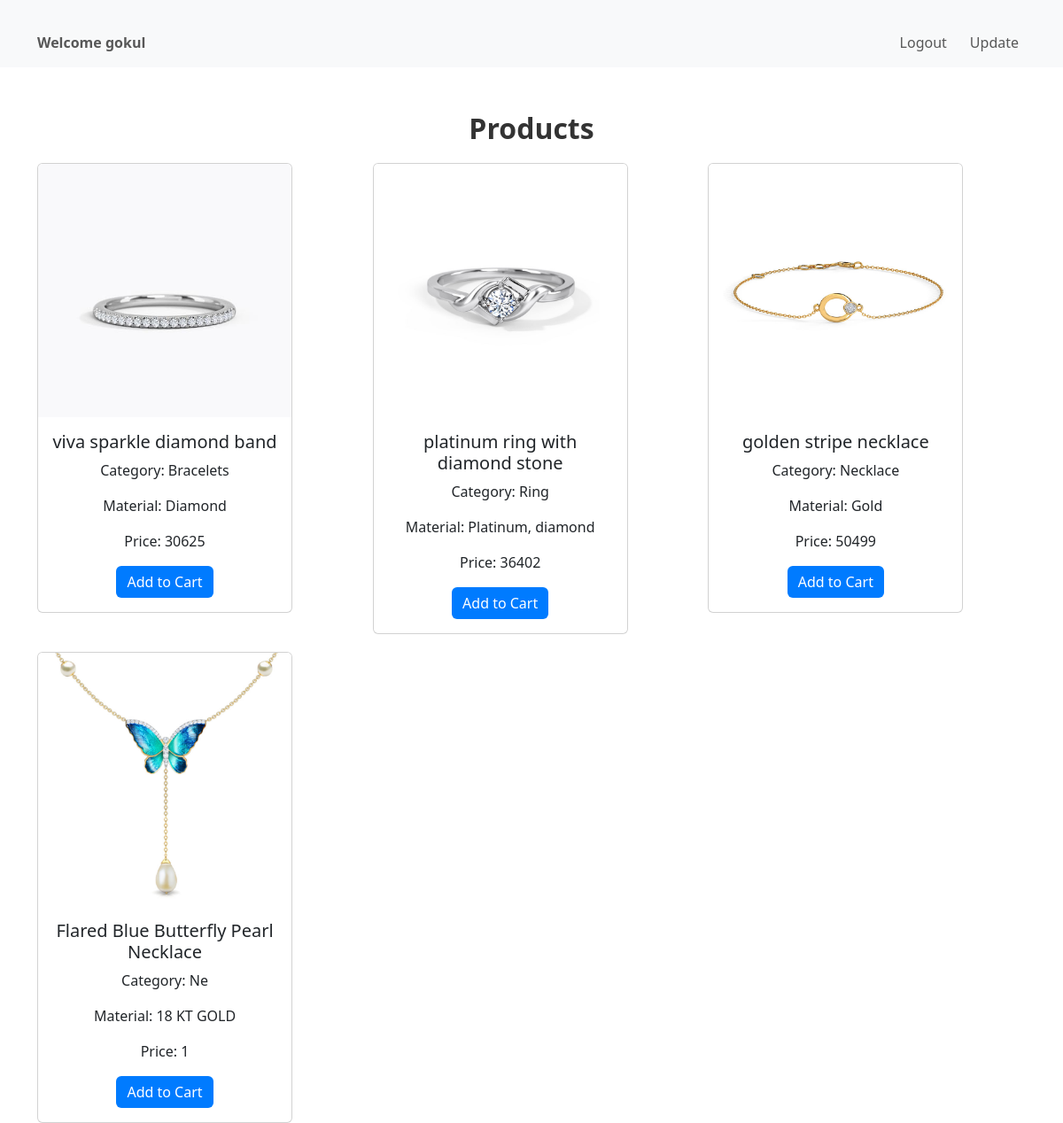
Screenshot of /cust_dashboard/ (signed in) with the database file from the repository.
### jewelleryapp/models.py (models this page shows, shortened)
class products(models.Model):
    product_name = models.CharField(max_length=50)
    price = models.IntegerField()
    material = models.CharField(max_length=20)
    category = models.CharField(max_length=20)
    image = models.ImageField(upload_to='images/',blank=True)

### jewelleryapp/views.py (the view)
# urls.py: path('cust_dashboard/', views.cust_dashboard, name='cust_dashboard'),
def cust_dashboard(request):
    id=request.session['id']
    username= request.session['username']
    productsview = products.objects.all()
    return render(request,'cust_dashboard.html',{'id':id,'username':username,'productsview':productsview})

### templates/cust_dashboard.html (shortened to what this page needs)
<!DOCTYPE html>
<html lang="en">
<head>
    <link href="https://cdn.jsdelivr.net/npm/bootstrap@5.3.0-alpha1/dist/css/bootstrap.min.css" rel="stylesheet">
</head>
<body>
    <nav class="navbar navbar-expand-lg navbar-light bg-light">
        <div class="container">
            <div class="navbar-text">Welcome {{ username }}</div>
            <div class="collapse navbar-collapse" id="navbarNav">
                <ul class="navbar-nav ms-auto">
                    <li class="nav-item">
                        <a class="nav-link" href="/cust_logout/">Logout</a>
                    </li>
                    <li class="nav-item">
                        <a class="nav-link" href="{% url 'cust_update' id %}">Update</a>
                    </li>
                </ul>
            </div>
        </div>
    </nav>
    <div class="container">
        <h2 class="text-center">Products</h2>
        <div class="product-grid">
            {% for i in productsview %}
            <div class="product-item">
                <div class="card" style="width: 18rem;">
                    <img src="{{ i.image.url }}" class="card-img-top" alt="img">
                    <div class="card-body">
                        <h5 class="card-title">{{ i.product_name }}</h5>
                        <p class="card-text">Category: {{ i.category }}</p>
                        <p class="card-text">Material: {{ i.material }}</p>
                        <p class="card-text">Price: {{ i.price }}</p>
                        <a href="# "class="btn btn-primary">Add to Cart</a>
                    </div>
                </div>
            </div>
            {% endfor %}
        </div>
    </div>
</body>
</html>

### templates/cust_dashboard.html (style rules this page uses)
.navbar-text { margin-right: 20px; font-weight: bold; }
.navbar-nav .nav-link { margin-left: 10px; }
.container { padding-top: 20px; }
h2 { margin-top: 30px; margin-bottom: 20px; font-weight: bold; color: #333; }
.product-grid { display: grid; grid-template-columns: repeat(3, 1fr); gap: 20px; }
.product-item { text-align: center; }
img { max-width: 100%; max-height: 100%; object-fit: cover; }
.btn-primary { background-color: #007bff; color: #fff; border: none; }

### rows the page displays
products: image (picture), product_name "viva sparkle diamond band", category "Bracelets", material "Diamond", price "30625"
products: image (picture), product_name "platinum ring with diamond stone", category "Ring", material "Platinum, diamond", price "36402"
products: image (picture), product_name "golden stripe necklace", category "Necklace", material "Gold", price "50499"
products: image (picture), product_name "Flared Blue Butterfly Pearl Necklace", category "Ne", material "18 KT GOLD", price "1"

### other values shown
{{ username }} "gokul"
